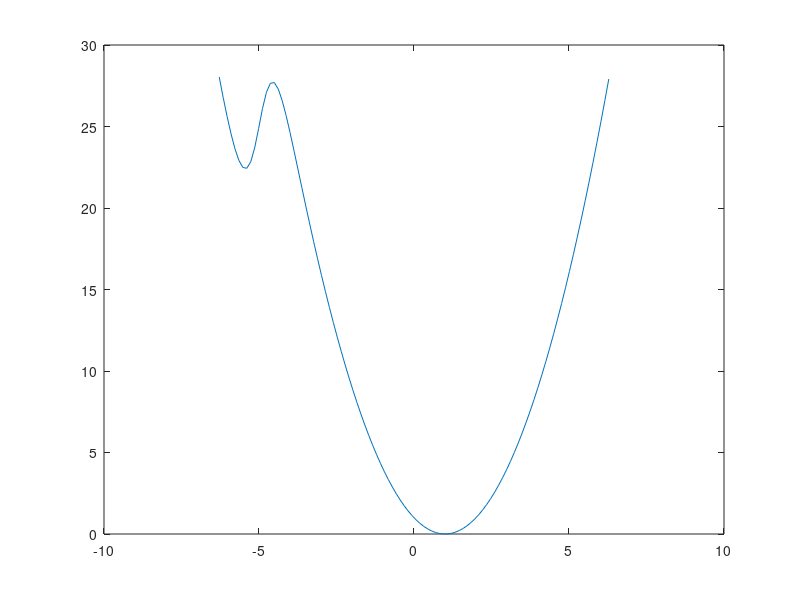

Reproduce this figure in MATLAB. (Note: this script raises an error after producing the figure.)
function demo_minimum_finding()
    % 非限制式最佳化
    s = "(x-tanh(2*x+10)).^2"
    h = inline(s);
    
    z = linspace(-2*pi, 2*pi);
    plot(z, h(z)); hold on;
    
    syms x;
    ss = "diff(" + s + ")";
    s = eval(ss);
    f = inline(s);
    plot(z, f(z), 'b');
    ss = "diff("+ string(s) + ")";
    syms x
    s1 = eval(ss);
    f1 = inline(s1);
    x_zero = rand*4;
    while ~(abs(f(x_zero)) < 10^-6)
        x_zero = x_zero - f(x_zero) / f1(x_zero);
        fprintf('x_zero = %f f(x) = %f\n', x_zero, f(x_zero)); % 一階導數做微分
    end
    plot(x_zero, f(x_zero), 'ro')
